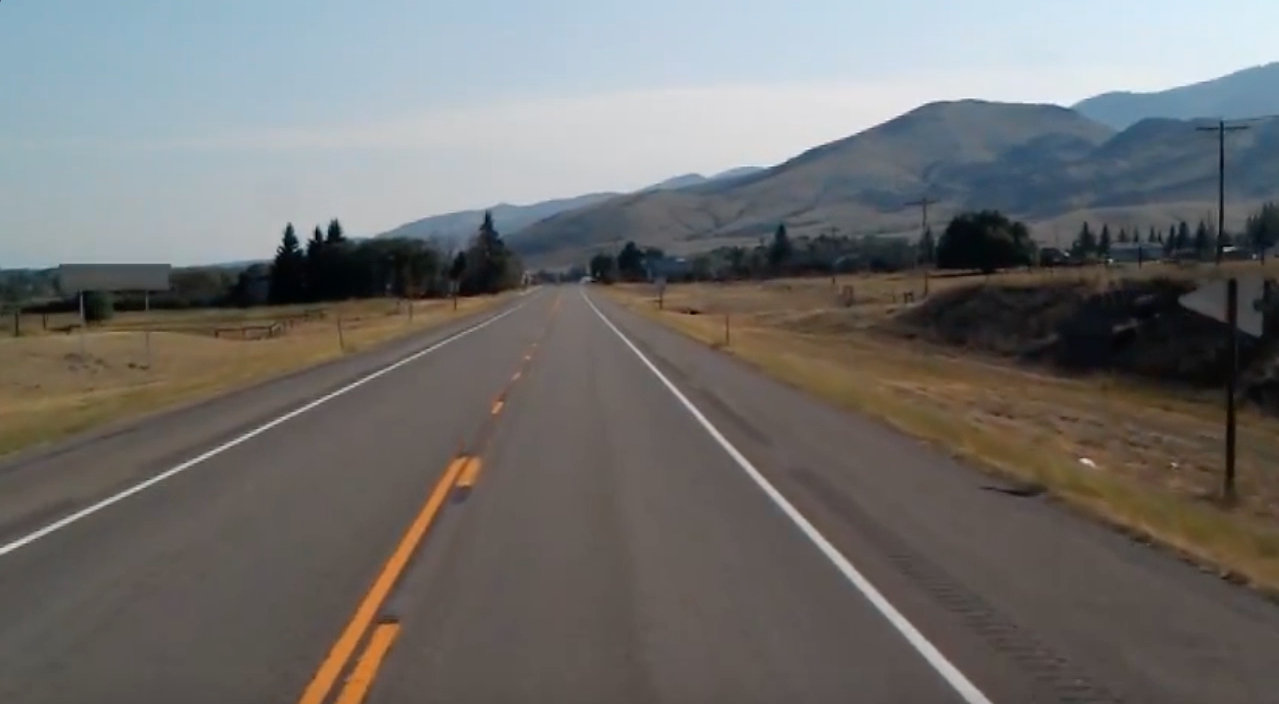
#> input picture Module-06/Python-C/lane.jpg, 1279 x 704 px
$ python lane_detector.py
#> lines starting #> are read from the running program, lines starting #| are printed output that depends on the picture; after the words box and inside, x2 and y2 are one past the last pixel; in counts of white or black regions, pixels touching at a corner belong together
#> further down, img is the input picture: shape (704, 1279, 3); mean B, G, R 109.7, 111.3, 112.3
import cv2
import numpy as np
import matplotlib.pyplot as plt

def preprocess_image(img):
    """Pipeline: Gray, Blur, Canny."""
    gray = cv2.cvtColor(img, cv2.COLOR_BGR2GRAY)
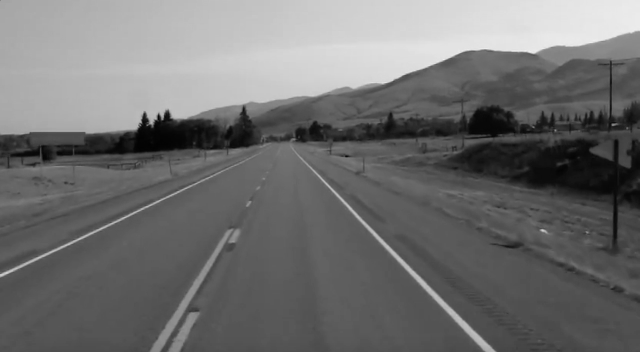
#> gray: shape (704, 1279) (shown at 1/2 size); min 0, max 244, mean 111.4
    blur = cv2.GaussianBlur(gray, (5, 5), 0)
    canny = cv2.Canny(blur, 50, 150)
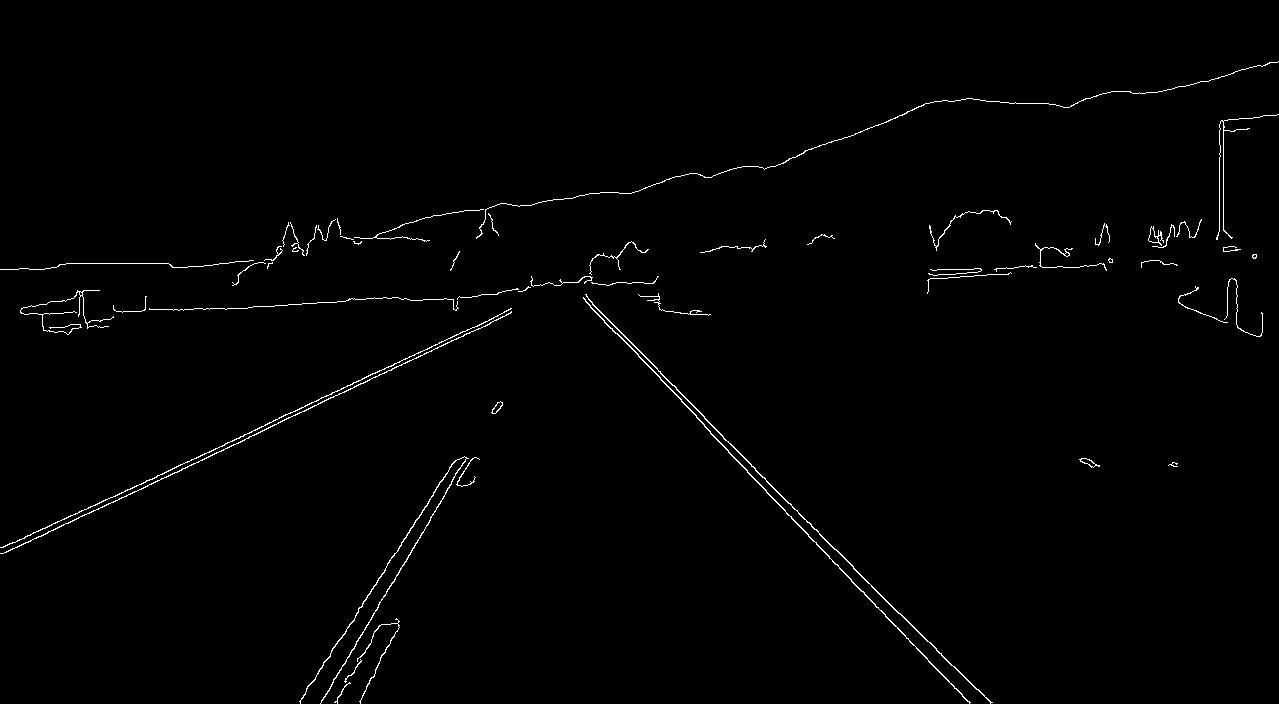
#> canny: shape (704, 1279); 0.98% white in thin lines or dots
    return canny

def region_of_interest(img):
    """Mask image to isolate the road area."""
    height, width = img.shape
    # Define vertices for a simple trapezoidal mask
    vertices = np.array([[(100, height), (width * 0.45, height * 0.6), (width * 0.55, height * 0.6), (width - 100, height)]], dtype=np.int32)
    mask = np.zeros_like(img)
    cv2.fillPoly(mask, vertices, 255)
#> mask: shape (704, 1279); 18.9% white; 1 white region, box (x1, y1, x2, y2) and area: (101, 422, 1179, 704) 170380
    masked_img = cv2.bitwise_and(img, mask)
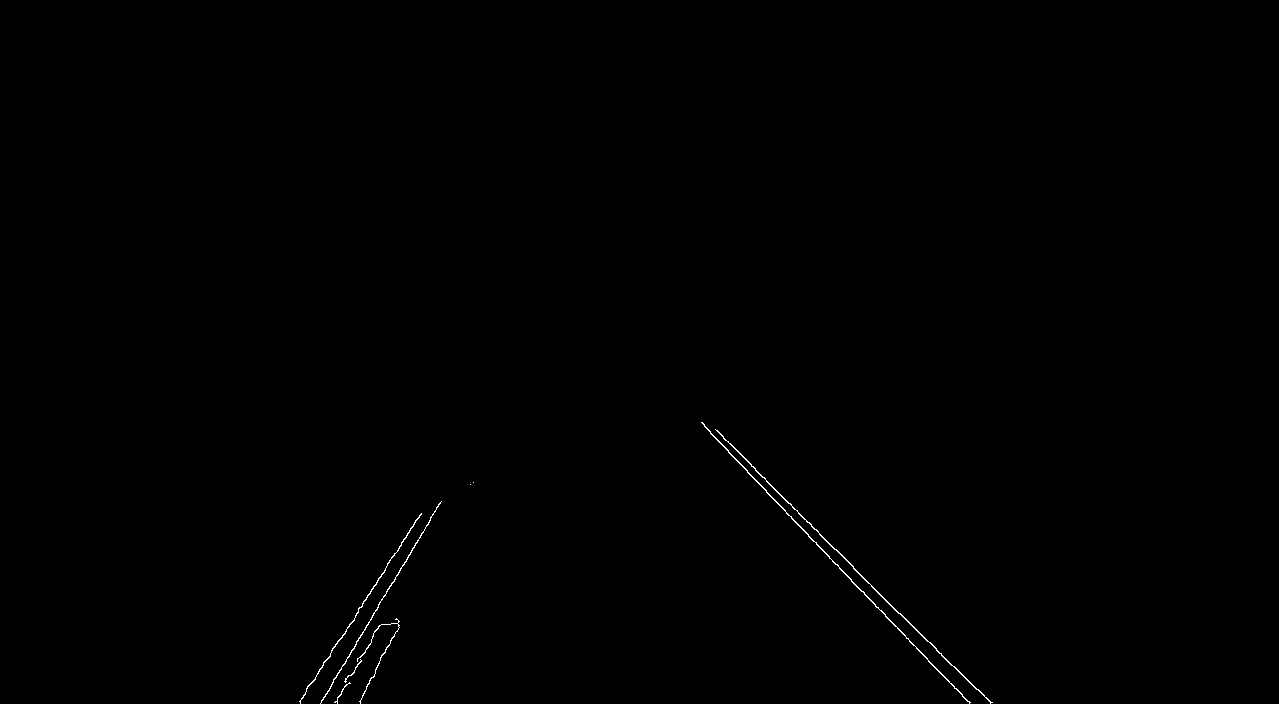
#> masked_img: shape (704, 1279); 0.22% white in thin lines or dots, all inside (x1, y1, x2, y2) = (299, 422, 993, 704)
    return masked_img

def draw_lines(img, lines, color=(0, 255, 0), thickness=5):
    """Draw line segments on the image."""
    line_img = np.zeros_like(img)
    if lines is not None:
        for line in lines:
            x1, y1, x2, y2 = line.reshape(4)
            cv2.line(line_img, (x1, y1), (x2, y2), color, thickness)
    return line_img

# --- Main Demo Script ---
# 1. Load the real-world road lane image
# User: Replace 'lane.jpg' with the actual file path
img_path = 'lane.jpg'
img = cv2.imread(img_path)

if img is None:
    print(f"Error: Could not load image from '{img_path}'")
    exit()

# Setup matplotlib figure
plt.figure(figsize=(12, 6))

# Process the image: preprocessing and ROI masking
canny = preprocess_image(img)
roi_canny = region_of_interest(canny)

# --- Scene 1: Illustrating Noise in the Lines ---
# We run Standard Hough Transform with a very low threshold to generate noise (many false positives)
lines_noisy = cv2.HoughLines(roi_canny, 1, np.pi/180, 50) # Extremely low threshold
#> lines_noisy = 31 rows, first 8: [-202, 2.36], [-210, 2.37], [636, 0.541], [-183, 2.34], [633, 0.576], [-225, 2.39], [-190, 2.36], [630, 0.524]

noise_img = np.zeros_like(img)
if lines_noisy is not None:
    for line in lines_noisy:
        rho, theta = line[0]
        a = np.cos(theta)
        b = np.sin(theta)
        x0 = a * rho
        y0 = b * rho
        x1 = int(x0 + 1000*(-b))
        y1 = int(y0 + 1000*(a))
        x2 = int(x0 - 1000*(-b))
        y2 = int(y0 - 1000*(a))
        cv2.line(noise_img, (x1, y1), (x2, y2), (0, 0, 255), 1) # Draw in red for noise concept
#> this loop made 31 passes
#> (rho, theta, a, b, x0, y0, x1, y1) on passes 1 to 8: (-202, 2.36, -0.707, 0.707, 142.8, -142.8, -564, -849), (-210, 2.37, -0.719, 0.695, 151.1, -145.9, -543, -865), (636, 0.541, 0.857, 0.515, 545.2, 327.6, 30, 1184), (-183, 2.34, -0.695, 0.719, 127.1, -131.6, -592, -826), (633, 0.576, 0.839, 0.545, 530.9, 344.8, -13, 1183), (-225, 2.39, -0.731, 0.682, 164.6, -153.4, -517, -884), (-190, 2.36, -0.707, 0.707, 134.4, -134.4, -572, -841), (630, 0.524, 0.866, 0.5, 545.6, 315, 45, 1181)
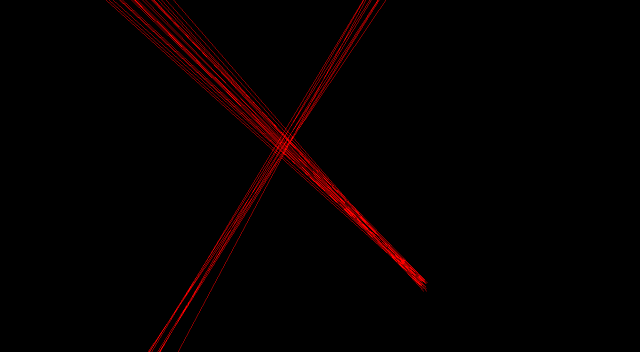
#> noise_img: shape (704, 1279, 3) (shown at 1/2 size); mean of channels 0, 1, 2 0, 0, 4.8; drawn as B, G, R

plt.subplot(121)
plt.imshow(cv2.cvtColor(cv2.bitwise_or(img, noise_img), cv2.COLOR_BGR2RGB))
plt.title("1. Illustration of Noise / Uncleaned Detections")
plt.axis('off')

# --- Scene 2: Hough Transform Correcting Noise ---
# We apply the Probabilistic Hough Transform (more robust for real world lanes) to isolate key segments
# params: roi_canny, rho, theta, threshold, min_line_len, max_line_gap
lines_corrected = cv2.HoughLinesP(roi_canny, 2, np.pi/180, 100, minLineLength=40, maxLineGap=5)
#> lines_corrected = [[715, 429, 927, 641], [704, 426, 808, 534], [320, 703, 441, 501], [355, 615, 421, 513], [804, 531, 851, 579], [906, 638, 962, 694], [852, 581, 927, 658], [311, 683, 339, 639], [900, 613, 976, 689]]
line_img_corrected = draw_lines(img, lines_corrected)
#> the loop in draw_lines, `for line in lines:` made 9 passes

# Blend with original
plt.subplot(122)
plt.imshow(cv2.cvtColor(cv2.addWeighted(img, 0.8, line_img_corrected, 1, 0), cv2.COLOR_BGR2RGB))
plt.title("2. Cleaned Detections: Hough Invariance Correcting Noise")
plt.axis('off')

plt.tight_layout()
plt.show()
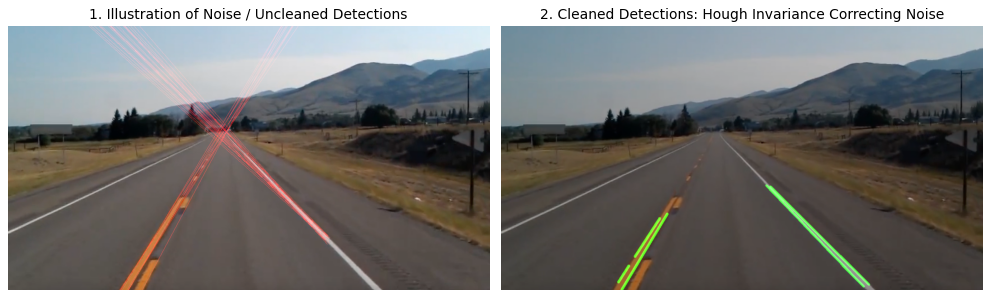
#> figure drawn by matplotlib, 2 panels

$ run again, with Module-06/Python-C/building2-1.png saved as Module-06/Python-C/lane.jpg
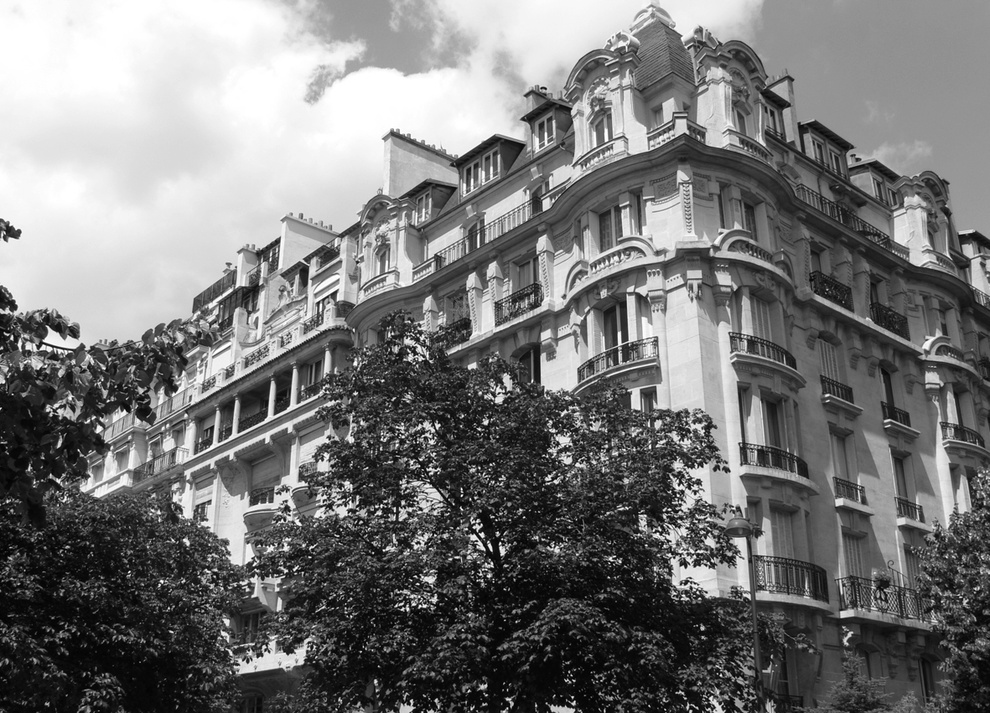
#> input picture Module-06/Python-C/building2-1.png, 990 x 713 px, shrunk from 1181 x 851 before the run
#> img is the input picture: shape (713, 990, 3); min 0, max 255, mean 118.8
#> canny: shape (713, 990); 13.5% white in thin lines or dots
#> mask: shape (713, 990); 18% white; 1 white region, box (x1, y1, x2, y2) and area: (101, 427, 890, 713) 127186
#> masked_img: shape (713, 990); 3.6% white in thin lines or dots, all inside (x1, y1, x2, y2) = (116, 427, 888, 713)
#> the loop `for line in lines_noisy:` made 8280 passes
#> (rho, theta, a, b, x0, y0, x1, y1) on passes 1 to 3: (637, 1.57, -4.37e-08, 1, -2.78e-05, 637, -1000, 636), (654, 1.54, 0.0349, 0.999, 22.82, 653.6, -976, 688), (643, 1.55, 0.0175, 1, 11.22, 642.9, -988, 660)
#> after the loop `for line in lines_noisy:`:
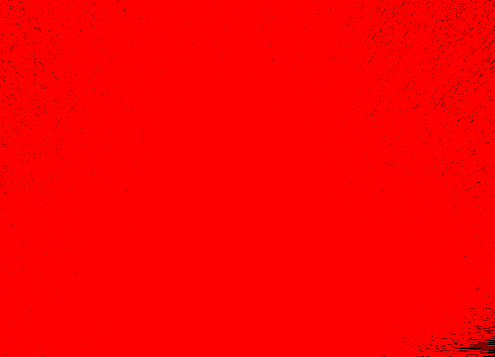
#> noise_img: shape (713, 990, 3) (shown at 1/2 size); mean of channels 0, 1, 2 0, 0, 252.9; drawn as B, G, R
#> lines_corrected = 57 rows, first 6: [212, 647, 268, 647], [241, 635, 297, 635], [373, 643, 415, 643], [271, 621, 317, 621], [306, 648, 351, 648], [254, 631, 298, 631]
#> the loop in draw_lines, `for line in lines:` made 57 passes
#> line on passes 26 to 33: [[550, 558, 594, 544]], [[548, 600, 590, 614]], [[336, 525, 392, 525]], [[368, 642, 410, 642]], [[574, 555, 615, 540]], [[670, 597, 725, 597]], [[396, 600, 448, 592]], [[451, 504, 511, 470]]
#> `plt.show()`:
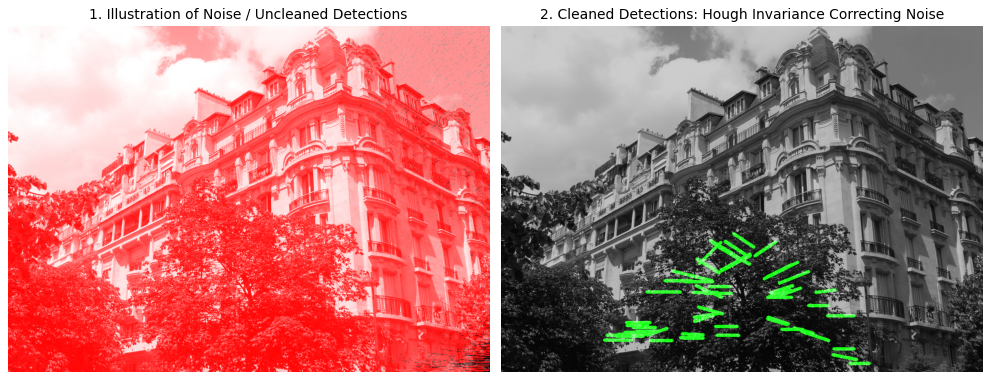
#> figure drawn by matplotlib, 2 panels

$ run again, with Module-06/Python-C/building2-2.png saved as Module-06/Python-C/lane.jpg
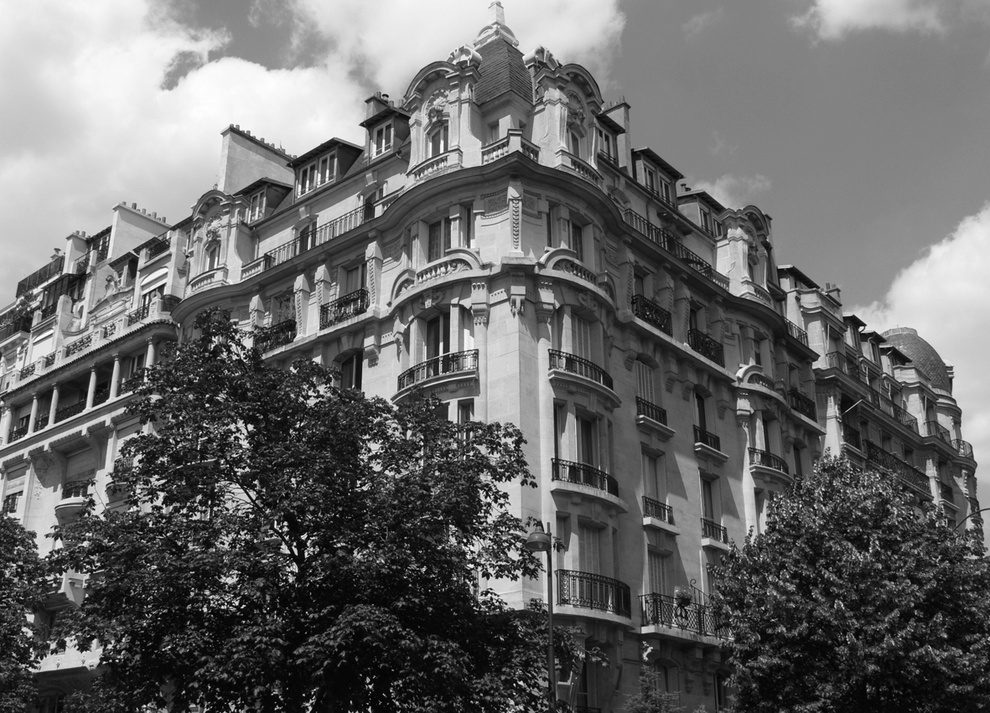
#> input picture Module-06/Python-C/building2-2.png, 990 x 713 px, shrunk from 1181 x 851 before the run
#> img is the input picture: shape (713, 990, 3); min 0, max 255, mean 104.4
#> canny: shape (713, 990); 12.4% white in thin lines or dots
#> mask: shape (713, 990); 18% white; 1 white region, box (x1, y1, x2, y2) and area: (101, 427, 890, 713) 127186
#> masked_img: shape (713, 990); 2.8% white in thin lines or dots, all inside (x1, y1, x2, y2) = (104, 427, 850, 713)
#> the loop `for line in lines_noisy:` made 6056 passes
#> (rho, theta, a, b, x0, y0, x1, y1) on passes 1 to 3: (619, 0.785, 0.707, 0.707, 437.7, 437.7, -269, 1144), (473, 1.78, -0.208, 0.978, -98.34, 462.7, -1076, 254), (646, 1.55, 0.0175, 1, 11.27, 645.9, -988, 663)
#> after the loop `for line in lines_noisy:`:
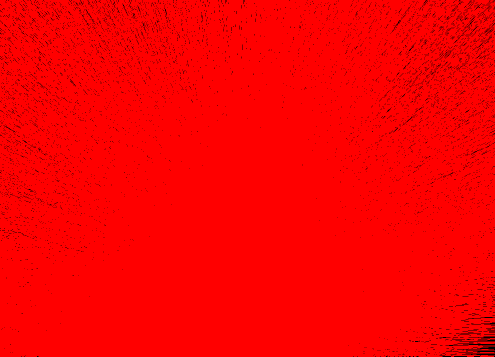
#> noise_img: shape (713, 990, 3) (shown at 1/2 size); mean of channels 0, 1, 2 0, 0, 249.5; drawn as B, G, R
#> lines_corrected = 34 rows, first 6: [232, 629, 281, 629], [654, 632, 696, 641], [473, 608, 514, 608], [395, 704, 446, 704], [504, 571, 556, 582], [457, 467, 507, 428]
#> the loop in draw_lines, `for line in lines:` made 34 passes
#> `plt.show()`:
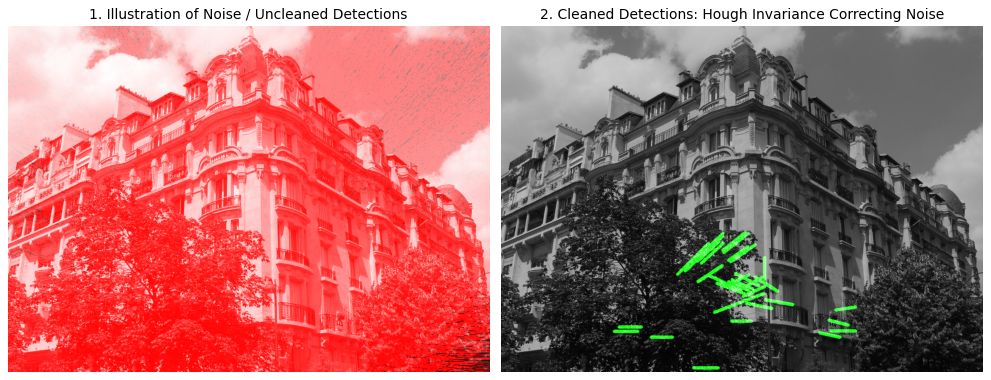
#> figure drawn by matplotlib, 2 panels
